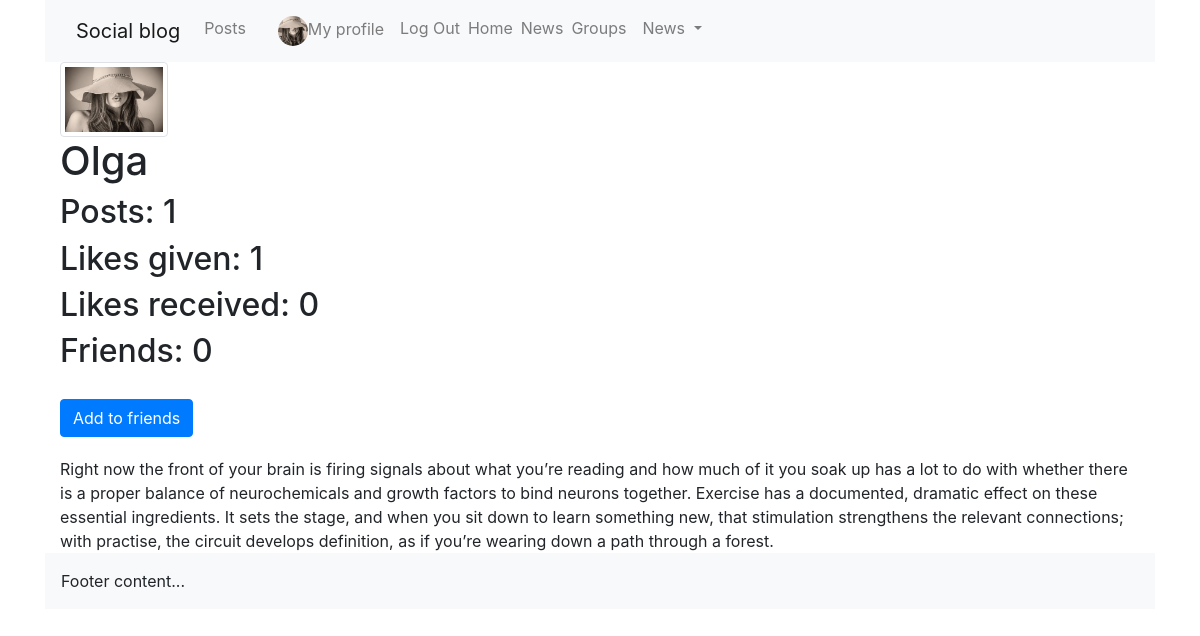
Page /profiles/olga-kiseleva (signed in) on the earlier database version.
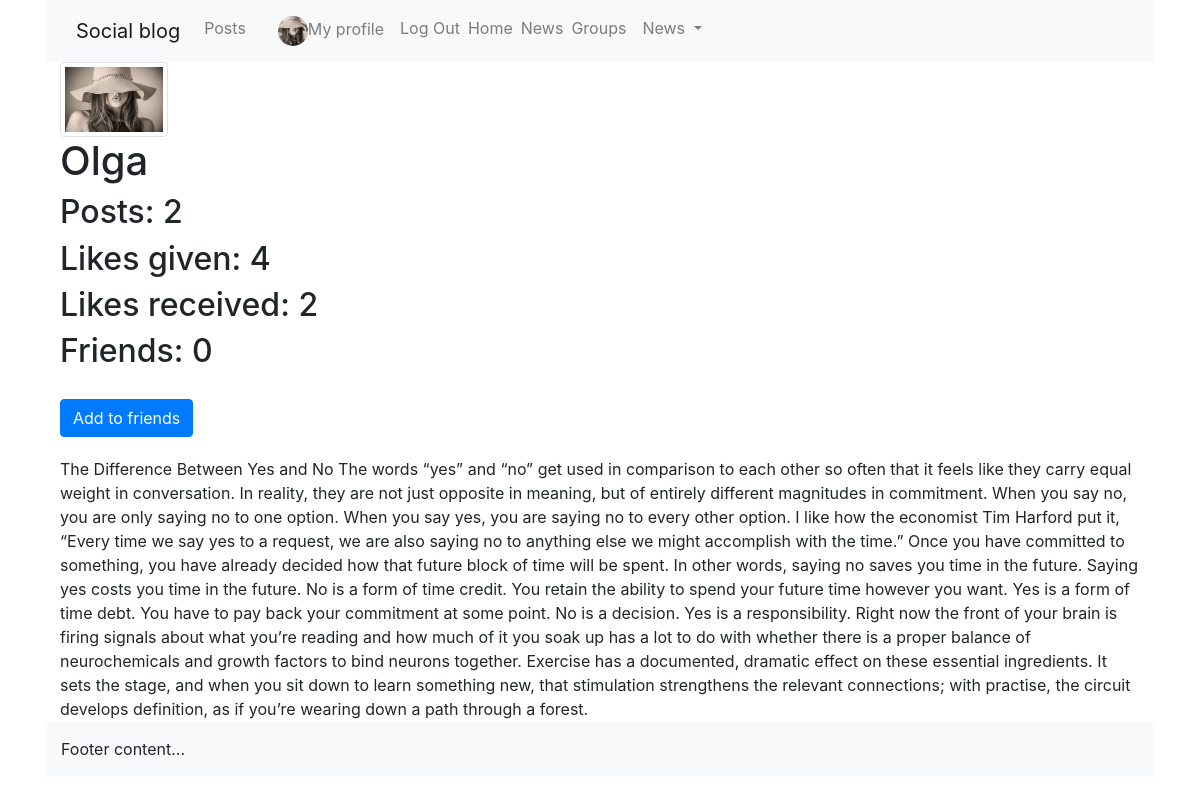
Same page on the later database version.
### profiles/models.py (models this page shows, shortened)
class Profile(models.Model):
    first_name = models.CharField(max_length=100, blank=True)
    last_name = models.CharField(max_length=100, blank=True)
    user = models.OneToOneField(User, on_delete=models.CASCADE)
    bio = models.TextField(default='No bio...')
    friends = models.ManyToManyField(User, related_name='friends', blank=True)
    email = models.EmailField(max_length=200, blank=True)
    country = models.CharField(max_length=200,blank=True)
    avatar = models.ImageField(default='avatar.png', upload_to='avatars/')
    slug = models.SlugField(unique=True, blank=True)
    updated = models.DateTimeField(auto_now=True)
    created = models.DateTimeField(auto_now_add=True)
    objects = ProfileManager()
    def get_friends_no(self):
        return self.friends.all().count()
    __initial_first_name = None
    __initial_last_name = None
    def __init__(self, *args, **kwargs):
        super().__init__(*args, **kwargs)
        self.__initial_first_name = self.first_name
        self.__initial_last_name = self.last_name
    def get_posts_no(self):
        return self.posts.all().count()
    def get_all_authors_posts(self):
        return self.posts.all()
    def get_likes_given_no(self):
        likes = self.like_set.all()
        total_liked = 0
        for item in likes:
            if item.value == 'Like':
                total_liked += 1
        return total_liked
    def get_likes_received(self):
        posts = self.posts.all()
        total_liked = 0
        for item in posts:
            total_liked += item.liked.all().count()
        return total_liked
    class Meta:
        ordering = ['-created',]

### posts/models.py (models this page shows, shortened)
class Like(models.Model):
    user = models.ForeignKey('profiles.Profile', on_delete=models.CASCADE, blank=True, null=True)
    post = models.ForeignKey(Post, on_delete=models.CASCADE)
    value = models.CharField(choices=LIKE_CHOICES, max_length=8)
    created_at = models.DateTimeField(auto_now_add=True)
    updated_date = models.DateTimeField(auto_now=True)

class Post(models.Model):
    content = models.TextField()
    image = models.ImageField(upload_to='posts', validators=[FileExtensionValidator(['png', 'jpg', 'jpeg'])], blank=True)
    liked = models.ManyToManyField('profiles.Profile', blank=True, related_name='likes')
    updated = models.DateTimeField(auto_now=True)
    created = models.DateTimeField(auto_now_add=True)
    author = models.ForeignKey('profiles.Profile', on_delete=models.CASCADE, related_name='posts', null=True)
    group = models.ForeignKey(Group, related_name='posts', null=True, blank=True, on_delete=models.CASCADE)
    class Meta:
        ordering = ('-created',)

### profiles/views.py (the view)
# urls.py: path('<slug>', views.ProfileDetailView.as_view(), name='profile_detail_view'),
class ProfileDetailView(generic.DetailView, LoginRequiredMixin):
    model = Profile
    template_name = 'profiles/detail.html'
    def get_object(self,slug=None):
        slug = self.kwargs.get('slug')
        profile = Profile.objects.get(slug=slug)
        return profile
    def get_context_data(self, **kwargs):
        context = super().get_context_data(**kwargs)
        user = User.objects.get(username__iexact=self.request.user.username)
        profile = Profile.objects.get(user=user)
        rel_r = Relationship.objects.filter(sender=profile)
        rel_s = Relationship.objects.filter(receiver=profile)
        rel_receiver = []
        rel_sender = []
        for item in rel_r:
            rel_receiver.append(item.receiver.user)
        for item in rel_s:
            rel_sender.append(item.sender.user)
        context['rel_receiver'] = rel_receiver
        context['rel_sender'] = rel_sender
        context['posts'] = self.get_object().get_all_authors_posts()
        context['len_posts'] = True if len(self.get_object().get_all_authors_posts()) > 0 else False
        return context

### profiles/context_processors.py (called while the page is built)
def profile_pic(request):
    if request.user.is_authenticated:
        profile_obj = Profile.objects.get(user=request.user)
        pic = profile_obj.avatar
        return {'picture': pic}
    return {}

def invitations_no_rec(request):
    if request.user.is_authenticated:
        profile_obj = Profile.objects.get(user=request.user)
        qs_count = Relationship.objects.invitations_received(profile_obj).count()
        return {'invitations_no': qs_count}
    return {}

### profiles/models.py (called while the page is built)
    def invitations_received(self, receiver):
        qs = Relationship.objects.filter(receiver=receiver, status='send')
        return qs

### profiles/templates/profiles/detail.html (shortened to what this page needs)
<!DOCTYPE html>
{% extends 'base.html' %}
{% block content %}
    <img class="img-thumbnail" src="{{object.avatar.url}}" style="width:10%">
    <h1>{{object.user}}</h1>
    <h2>Posts: {{object.get_posts_no}}</h2>
    <h2>Likes given: {{object.get_likes_given_no}}</h2>
    <h2>Likes received: {{object.get_likes_received}}</h2>
    <h2>Friends: {{object.get_friends_no}}</h2>
    {% if object.user not in rel_receiver and object.user not in rel_sender %}
        <form method="POST" action="{% url 'profiles:send_invite'%}">
          <button type="submit" class="btn btn-primary">Add to friends</button>
        </form>
    {% endif %}
    {% if len_posts %}
        {% for post in posts %}
          {{post.content}}
        {% endfor %}
    {%else %}
        <h3>No posts yet from this user</h3>
    {% endif %}
{% endblock content %}

Differences in the rows shown:
computed for Profile "Olga": get_posts_no "1" → "2"; get_likes_given_no "1" → "4"; get_likes_received "0" → "2"
added Post: content "The Difference Between Yes and No The words “yes” and “no” get used in comparison to each other so often that it feels like they carry equal weight in conversation. In reality, they are not just opposite in meaning, but of entirely different magnitudes in commitment. When you say no, you are only saying no to one option. When you say yes, you are saying no to every other option. I like how the economist Tim Harford put it, “Every time we say yes to a request, we are also saying no to anything else we might accomplish with the time.” Once you have committed to something, you have already decided how that future block of time will be spent. In other words, saying no saves you time in the…"
